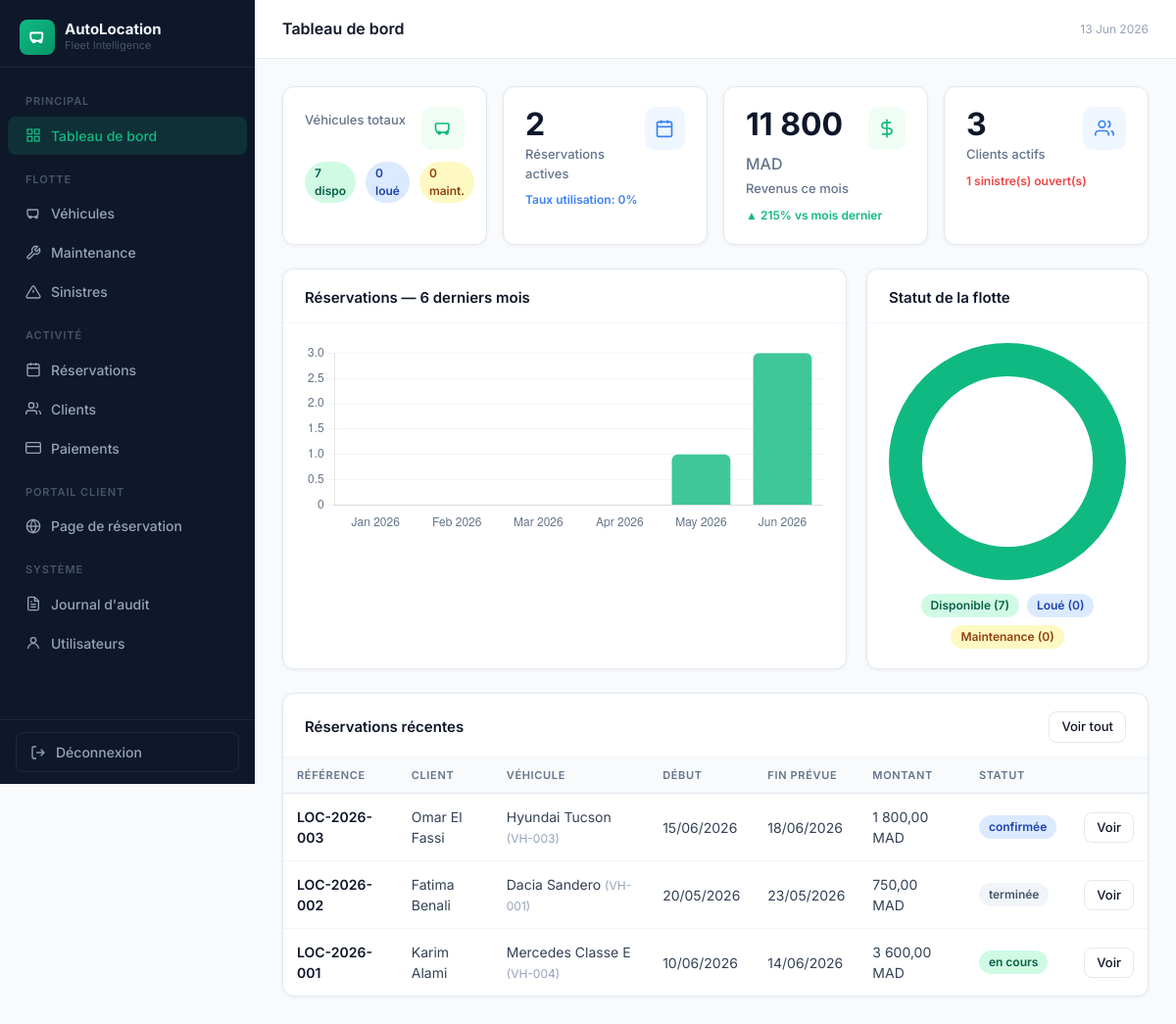
Page /?page=dashboard (signed in) on the committed database.
### tables this page shows
CREATE TABLE IF NOT EXISTS `reservations` (
  `id`                   INT AUTO_INCREMENT PRIMARY KEY,
  `reference`            VARCHAR(30)   NOT NULL UNIQUE,
  `client_id`            INT           NOT NULL,
  `vehicle_id`           INT           NOT NULL,
  `statut`               ENUM('en attente','confirmée','en cours','terminée','annulée') DEFAULT 'en attente',
  `date_debut`           DATETIME      NOT NULL,
  `date_fin_prevue`      DATETIME      NOT NULL,
  `date_retour_effectif` DATETIME      DEFAULT NULL,
  `lieu_depart`          VARCHAR(150)  DEFAULT NULL,
  `lieu_retour`          VARCHAR(150)  DEFAULT NULL,
  `km_depart`            INT           DEFAULT NULL,
  `km_retour`            INT           DEFAULT NULL,
  `prix_jour`            DECIMAL(10,2) DEFAULT NULL,
  `nb_jours`             INT           DEFAULT NULL,
  `caution`              DECIMAL(10,2) DEFAULT 0.00,
  `montant_total`        DECIMAL(10,2) DEFAULT NULL,
  `frais_extra`          DECIMAL(10,2) DEFAULT 0.00,
  `commentaire`          TEXT          DEFAULT NULL,
  `created_by`           INT           DEFAULT NULL,
  `created_at`           TIMESTAMP DEFAULT CURRENT_TIMESTAMP,
  FOREIGN KEY (`client_id`)  REFERENCES `clients`(`id`),
  FOREIGN KEY (`vehicle_id`) REFERENCES `vehicles`(`id`),
  FOREIGN KEY (`created_by`) REFERENCES `users`(`id`) ON DELETE SET NULL
);

CREATE TABLE IF NOT EXISTS `clients` (
  `id`                INT AUTO_INCREMENT PRIMARY KEY,
  `nom`               VARCHAR(100) NOT NULL,
  `prenom`            VARCHAR(100) NOT NULL,
  `email`             VARCHAR(150) DEFAULT NULL,
  `telephone`         VARCHAR(20)  DEFAULT NULL,
  `adresse`           TEXT         DEFAULT NULL,
  `ville`             VARCHAR(100) DEFAULT NULL,
  `cin`               VARCHAR(30)  DEFAULT NULL UNIQUE,
  `permis_numero`     VARCHAR(50)  DEFAULT NULL,
  `permis_categorie`  VARCHAR(20)  DEFAULT 'B',
  `permis_expiration` DATE         DEFAULT NULL,
  `type_client`       ENUM('particulier','entreprise') DEFAULT 'particulier',
  `entreprise`        VARCHAR(150) DEFAULT NULL,
  `statut`            ENUM('actif','suspendu','liste_noire') DEFAULT 'actif',
  `notes`             TEXT         DEFAULT NULL,
  `created_at`        TIMESTAMP DEFAULT CURRENT_TIMESTAMP
);

CREATE TABLE IF NOT EXISTS `vehicles` (
  `id`                    INT AUTO_INCREMENT PRIMARY KEY,
  `numero`                VARCHAR(50)  NOT NULL UNIQUE,
  `immatriculation`       VARCHAR(20)  DEFAULT NULL,
  `marque`                VARCHAR(100) DEFAULT NULL,
  `modele`                VARCHAR(100) DEFAULT NULL,
  `annee`                 INT          DEFAULT NULL,
  `couleur`               VARCHAR(50)  DEFAULT NULL,
  `nb_places`             INT          DEFAULT 5,
  `categorie`             ENUM('économique','berline','SUV','premium','utilitaire') DEFAULT 'berline',
  `kilometrage`           INT          DEFAULT 0,
  `statut`                ENUM('disponible','loué','maintenance','indisponible') DEFAULT 'disponible',
  `prix_jour`             DECIMAL(10,2) DEFAULT 0.00,
  `caution`               DECIMAL(10,2) DEFAULT 0.00,
  `carburant`             ENUM('essence','diesel','hybride','électrique') DEFAULT 'essence',
  `transmission`          ENUM('manuelle','automatique') DEFAULT 'manuelle',
  `description`           TEXT DEFAULT NULL,
  `image_url`             VARCHAR(500) DEFAULT NULL,
  `intervalle_vidange`    INT          DEFAULT 10000,
  `derniere_vidange_km`   INT          DEFAULT NULL,
  `date_derniere_vidange` DATE         DEFAULT NULL,
  `created_at`            TIMESTAMP DEFAULT CURRENT_TIMESTAMP
);

### app/Core/Controller.php (called while the page is built, shortened)
<?php
abstract class Controller
{
    public function __construct(\PDO $db)
    {
        $this->db = $db;
    }
    protected function view(string $template, array $viewData = []): void
    {
        extract($viewData);
        $tplFile = APP_PATH . '/views/' . $template . '.php';
        require $tplFile;
    }
}

### app/Controllers/DashboardController.php (called while the page is built, shortened)
<?php
class DashboardController extends Controller
{
    public function index(): void
    {
        $totalVehicles = (int)$this->db->query("SELECT COUNT(*) FROM vehicles")->fetchColumn();
        $dispo  = (int)$this->db->query("SELECT COUNT(*) FROM vehicles WHERE statut='disponible'")->fetchColumn();
        $loue   = (int)$this->db->query("SELECT COUNT(*) FROM vehicles WHERE statut='loué'")->fetchColumn();
        $maint  = (int)$this->db->query("SELECT COUNT(*) FROM vehicles WHERE statut='maintenance'")->fetchColumn();
        $activeReservations = (int)$this->db->query("SELECT COUNT(*) FROM reservations WHERE statut IN ('en cours','confirmée')")->fetchColumn();
        $utilRate = $totalVehicles > 0 ? round(($loue / $totalVehicles) * 100) : 0;
        $revMonth = (float)$this->db->query(
            "SELECT COALESCE(SUM(montant),0) FROM paiements WHERE MONTH(date_paiement)=MONTH(NOW()) AND YEAR(date_paiement)=YEAR(NOW())"
        )->fetchColumn();
        $revLast = (float)$this->db->query(
            "SELECT COALESCE(SUM(montant),0) FROM paiements WHERE MONTH(date_paiement)=MONTH(DATE_SUB(NOW(),INTERVAL 1 MONTH)) AND YEAR(date_paiement)=YEAR(DATE_SUB(NOW(),INTERVAL 1 MONTH))"
        )->fetchColumn();
        $revTrend = $revLast > 0 ? round((($revMonth - $revLast) / $revLast) * 100) : 0;
        $activeClients = (int)$this->db->query("SELECT COUNT(*) FROM clients WHERE statut='actif'")->fetchColumn();
        $openIncidents = (int)$this->db->query("SELECT COUNT(*) FROM sinistres WHERE statut='ouvert'")->fetchColumn();
        $chartLabelsArr = [];
        $chartValuesArr = [];
        for ($i = 5; $i >= 0; $i--) {
            $ym = date('Y-m', strtotime("-$i months"));
            $chartLabelsArr[] = date('M Y', strtotime($ym . '-01'));
            $s = $this->db->prepare("SELECT COUNT(*) FROM reservations WHERE DATE_FORMAT(date_debut,'%Y-%m')=?");
            $s->execute([$ym]);
            $chartValuesArr[] = (int)$s->fetchColumn();
        }
        $statusRows = $this->db->query("SELECT statut, COUNT(*) cnt FROM vehicles GROUP BY statut")->fetchAll();
        $statusLabelsArr = array_column($statusRows, 'statut');
        $statusValuesArr = array_column($statusRows, 'cnt');
        $stats = [
            'dispo'               => $dispo,
            'loue'                => $loue,
            'maint'               => $maint,
            'active_reservations' => $activeReservations,
            'util_rate'           => $utilRate,
            'revenue_month'       => $revMonth,
            'rev_trend'           => $revTrend,
            'active_clients'      => $activeClients,
            'open_incidents'      => $openIncidents,
            'chart_labels'        => json_encode($chartLabelsArr),
            'chart_values'        => json_encode($chartValuesArr),
            'status_labels'       => json_encode($statusLabelsArr),
            'status_values'       => json_encode($statusValuesArr),
        ];
        $recentReservations = $this->db->query(
            "SELECT r.*, v.marque, v.modele, v.numero,
                    c.nom, c.prenom
             FROM reservations r
             JOIN vehicles v ON v.id = r.vehicle_id
             JOIN clients  c ON c.id = r.client_id
             ORDER BY r.id DESC LIMIT 5"
        )->fetchAll();
        $this->view('dashboard/index', compact('stats', 'recentReservations', 'flash'));
    }
}

### app/Core/Router.php (called while the page is built, shortened)
<?php
class Router
{
    private array $routes = [];
    public function add(string $method, string $page, string $controller, string $action): void
    {
        $this->routes[strtoupper($method)][$page] = [$controller, $action];
    }
    public function dispatch(\PDO $db): void
    {
        $page   = trim($_GET['page'] ?? '', '/');
        $method = strtoupper($_SERVER['REQUEST_METHOD']);
        $handler = $this->routes[$method][$page]
                ?? $this->routes['GET'][$page]
                ?? null;
        [$controllerClass, $action] = $handler;
        $controller = new $controllerClass($db);
        $controller->$action();
    }
}

### index.php (called while the page is built, shortened)
<?php
require_once __DIR__ . '/config/database.php';
$db = (new Database())->getConnection();
$router = new App\Core\Router();
$router->dispatch($db);

### views/dashboard/index.php (the view, shortened to what this page needs)
<div style="display:grid;grid-template-columns:repeat(auto-fit,minmax(200px,1fr));gap:16px;margin-bottom:24px;">
  <div class="kpi-card">
    <div style="display:flex;justify-content:space-between;align-items:flex-start;">
      <div>
        <div class="kpi-label">Véhicules totaux</div>
      </div>
      <div class="stat-icon" style="background:#f0fdf4;">
        <svg width="20" height="20" fill="none" stroke="#10b981" stroke-width="2" viewBox="0 0 24 24"><path d="M19 17H5l-2-4V7a1 1 0 011-1h14a1 1 0 011 1v6l-2 4z"/><circle cx="7.5" cy="17.5" r="1.5"/><circle cx="16.5" cy="17.5" r="1.5"/></svg>
      </div>
    </div>
    <div style="margin-top:12px;display:flex;gap:10px;font-size:12px;">
      <span class="badge badge-green"><?= $stats['dispo'] ?> dispo</span>
      <span class="badge badge-blue"><?= $stats['loue'] ?> loué</span>
      <span class="badge badge-yellow"><?= $stats['maint'] ?> maint.</span>
    </div>
  </div>
  <div class="kpi-card">
    <div style="display:flex;justify-content:space-between;align-items:flex-start;">
      <div>
        <div class="kpi-value"><?= $stats['active_reservations'] ?></div>
        <div class="kpi-label">Réservations actives</div>
      </div>
      <div class="stat-icon" style="background:#eff6ff;">
        <svg width="20" height="20" fill="none" stroke="#3b82f6" stroke-width="2" viewBox="0 0 24 24"><rect x="3" y="4" width="18" height="18" rx="2"/><line x1="16" y1="2" x2="16" y2="6"/><line x1="8" y1="2" x2="8" y2="6"/><line x1="3" y1="10" x2="21" y2="10"/></svg>
      </div>
    </div>
    <div class="kpi-trend" style="color:#3b82f6;">Taux utilisation: <?= $stats['util_rate'] ?>%</div>
  </div>
  <div class="kpi-card">
    <div style="display:flex;justify-content:space-between;align-items:flex-start;">
      <div>
        <div class="kpi-value"><?= number_format($stats['revenue_month'], 0, ',', ' ') ?> <span style="font-size:16px;font-weight:500;color:#64748b;">MAD</span></div>
        <div class="kpi-label">Revenus ce mois</div>
      </div>
      <div class="stat-icon" style="background:#f0fdf4;">
        <svg width="20" height="20" fill="none" stroke="#10b981" stroke-width="2" viewBox="0 0 24 24"><line x1="12" y1="1" x2="12" y2="23"/><path d="M17 5H9.5a3.5 3.5 0 000 7h5a3.5 3.5 0 010 7H6"/></svg>
      </div>
    </div>
    <div class="kpi-trend <?= $stats['rev_trend'] >= 0 ? 'trend-up' : 'trend-down' ?>">
      <?= $stats['rev_trend'] >= 0 ? '▲' : '▼' ?> <?= abs($stats['rev_trend']) ?>% vs mois dernier
    </div>
  </div>
  <div class="kpi-card">
    <div style="display:flex;justify-content:space-between;align-items:flex-start;">
      <div>
        <div class="kpi-value"><?= $stats['active_clients'] ?></div>
        <div class="kpi-label">Clients actifs</div>
      </div>
      <div class="stat-icon" style="background:#eff6ff;">
        <svg width="20" height="20" fill="none" stroke="#3b82f6" stroke-width="2" viewBox="0 0 24 24"><path d="M17 21v-2a4 4 0 00-4-4H5a4 4 0 00-4 4v2"/><circle cx="9" cy="7" r="4"/><path d="M23 21v-2a4 4 0 00-3-3.87"/><path d="M16 3.13a4 4 0 010 7.75"/></svg>
      </div>
    </div>
    <?php if ($stats['open_incidents'] > 0): ?>
    <div class="kpi-trend trend-down"><?= $stats['open_incidents'] ?> sinistre(s) ouvert(s)</div>
    <?php else: ?>
    <div class="kpi-trend trend-up">Aucun sinistre ouvert</div>
    <?php endif; ?>
  </div>
</div>
<div style="display:grid;grid-template-columns:2fr 1fr;gap:20px;margin-bottom:24px;">
  <div class="card">
    <div class="card-header">
      <span class="card-title">Réservations — 6 derniers mois</span>
    </div>
    <div class="card-body">
      <canvas id="reservationChart" height="110"></canvas>
    </div>
  </div>
  <div class="card">
    <div class="card-header">
      <span class="card-title">Statut de la flotte</span>
    </div>
    <div class="card-body" style="display:flex;flex-direction:column;align-items:center;">
      <canvas id="fleetChart" width="160" height="160"></canvas>
      <div style="margin-top:14px;display:flex;flex-wrap:wrap;gap:8px;justify-content:center;">
        <span class="badge badge-green">Disponible (<?= $stats['dispo'] ?>)</span>
        <span class="badge badge-blue">Loué (<?= $stats['loue'] ?>)</span>
        <span class="badge badge-yellow">Maintenance (<?= $stats['maint'] ?>)</span>
      </div>
    </div>
  </div>
</div>
<div class="card">
  <div class="card-header">
    <span class="card-title">Réservations récentes</span>
    <a href="<?= BASE_URL ?>/?page=reservations" class="btn btn-outline btn-sm">Voir tout</a>
  </div>
  <div style="overflow-x:auto;">
    <table class="data-table">
      <thead>
        <tr>
          <th>Référence</th>
          <th>Client</th>
          <th>Véhicule</th>
          <th>Début</th>
          <th>Fin prévue</th>
          <th>Montant</th>
          <th>Statut</th>
          <th></th>
        </tr>
      </thead>
      <tbody>
        <?php foreach ($recentReservations as $r): ?>
        <tr>
          <td><span style="font-weight:600;color:#0f172a;"><?= h($r['reference']) ?></span></td>
          <td><?= h($r['prenom'].' '.$r['nom']) ?></td>
          <td><?= h($r['marque'].' '.$r['modele']) ?> <span style="color:#94a3b8;font-size:12px;">(<?= h($r['numero']) ?>)</span></td>
          <td><?= date('d/m/Y', strtotime($r['date_debut'])) ?></td>
          <td><?= date('d/m/Y', strtotime($r['date_fin_prevue'])) ?></td>
          <td><?= $r['montant_total'] ? number_format($r['montant_total'],2,',',' ').' MAD' : '—' ?></td>
          <td><?= status_badge($r['statut']) ?></td>
          <td><a href="<?= BASE_URL ?>/?page=reservations/show&id=<?= $r['id'] ?>" class="btn btn-outline btn-sm">Voir</a></td>
        </tr>
        <?php endforeach; ?>
      </tbody>
    </table>
  </div>
</div>
<?php
$chartLabels = $stats['chart_labels'] ?? '[]';
$chartValues = $stats['chart_values'] ?? '[]';
$statusLabels = $stats['status_labels'] ?? '[]';
$statusValues = $stats['status_values'] ?? '[]';
$extraScripts = <<<JS
<script>
// Reservation bar chart
new Chart(document.getElementById('reservationChart'), {
  type: 'bar',
  data: {
    labels: {$chartLabels},
    datasets: [{
      label: 'Réservations',
      data: {$chartValues},
      backgroundColor: 'rgba(16,185,129,.8)',
      borderRadius: 6,
    }]
  },
  options: {
    plugins: { legend: { display:false } },
    scales: {
      y: { beginAtZero:true, grid:{ color:'#f1f5f9' }, ticks:{ color:'#64748b', font:{size:12} } },
      x: { grid:{ display:false }, ticks:{ color:'#64748b', font:{size:12} } }
    }
  }
});
// Fleet donut chart
new Chart(document.getElementById('fleetChart'), {
  type: 'doughnut',
  data: {
    labels: {$statusLabels},
    datasets: [{
      data: {$statusValues},
      backgroundColor: ['#10b981','#3b82f6','#f59e0b','#ef4444'],
      borderWidth: 0,
    }]
  },
  options: {
    cutout: '72%',
    plugins: { legend: { display:false }, tooltip:{ enabled:true } }
  }
});
</script>
JS;

### config/database.php (shortened to what this page needs)
<?php
function h(mixed $v): string { return htmlspecialchars((string)$v, ENT_QUOTES, 'UTF-8'); }
function status_badge(string $status): string {
    $map = [
        'disponible'  => 'badge-green',
        'loué'        => 'badge-blue',
        'maintenance' => 'badge-yellow',
        'indisponible'=> 'badge-red',
        'en attente'  => 'badge-yellow',
        'confirmée'   => 'badge-blue',
        'en cours'    => 'badge-green',
        'terminée'    => 'badge-gray',
        'annulée'     => 'badge-red',
        'actif'       => 'badge-green',
        'suspendu'    => 'badge-yellow',
        'liste_noire' => 'badge-red',
        'planifiée'   => 'badge-blue',
        'ouvert'      => 'badge-red',
        'clôturé'     => 'badge-gray',
    ];
    $cls = $map[$status] ?? 'badge-gray';
    return '<span class="badge ' . $cls . '">' . h($status) . '</span>';
}

### rows in the picture
reservations: reference "LOC-2026-003", client.nom "Omar El Fassi", vehicle.modele "Hyundai Tucson", vehicle.numero "VH-003", date_debut "15/06/2026", date_fin_prevue "18/06/2026", montant_total "1 800,00", statut "confirmée"
reservations: reference "LOC-2026-002", client.nom "Fatima Benali", vehicle.modele "Dacia Sandero", vehicle.numero "VH-001", date_debut "20/05/2026", date_fin_prevue "23/05/2026", montant_total "750,00", statut "terminée"
reservations: reference "LOC-2026-001", client.nom "Karim Alami", vehicle.modele "Mercedes Classe E", vehicle.numero "VH-004", date_debut "10/06/2026", date_fin_prevue "14/06/2026", montant_total "3 600,00", statut "en cours"

### other values in the picture
$pageTitle "Tableau de bord"
$stats['dispo'] "7"
$stats['loue'] "0"
$stats['maint'] "0"
$stats['active_reservations'] "2"
$stats['util_rate'] "0"
$stats['revenue_month'] "11 800"
abs($stats['rev_trend']) "215"
$stats['active_clients'] "3"
$stats['open_incidents'] "1"
chart data {{ $chartValues }} [0,0,0,0,1,3]
